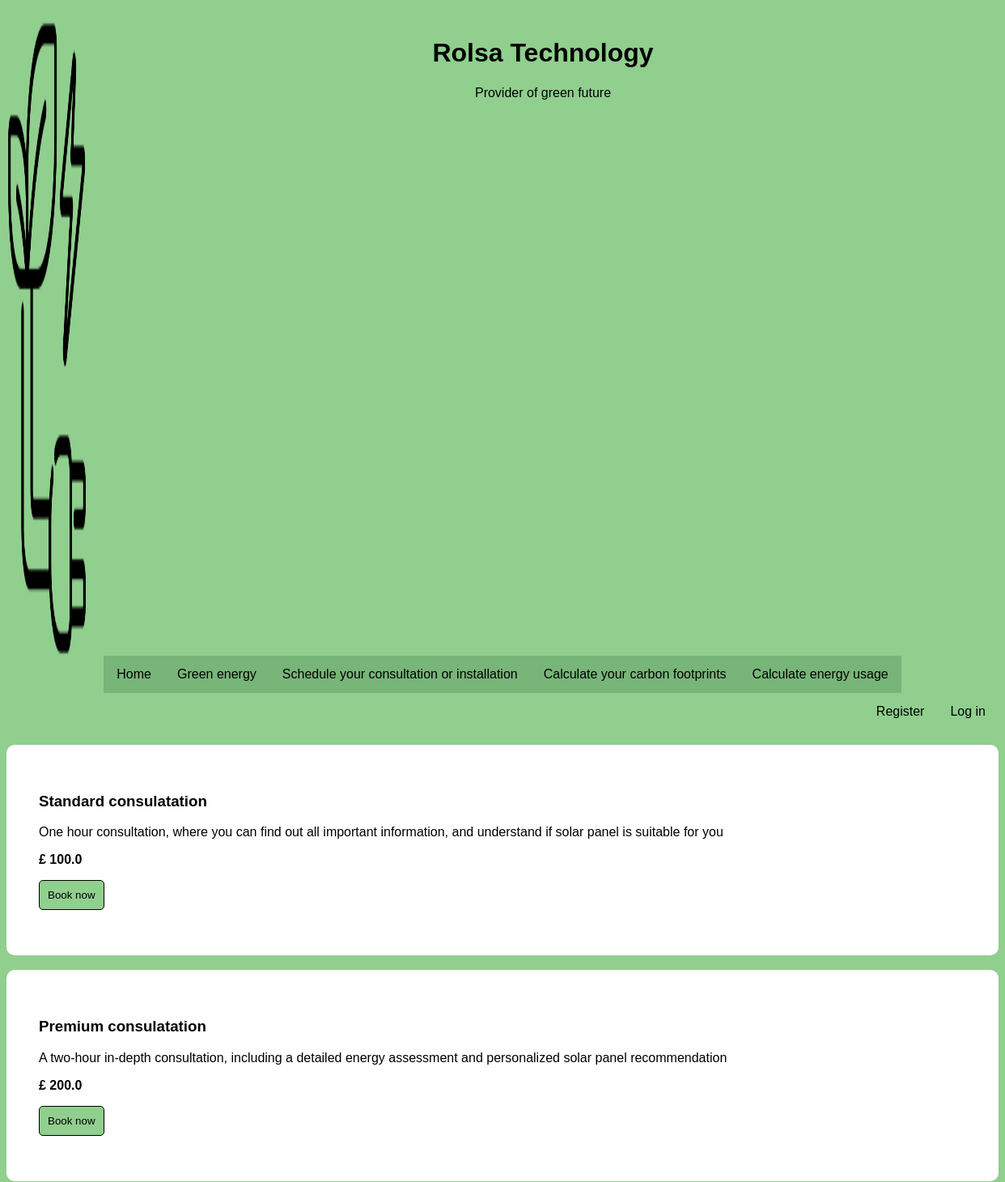
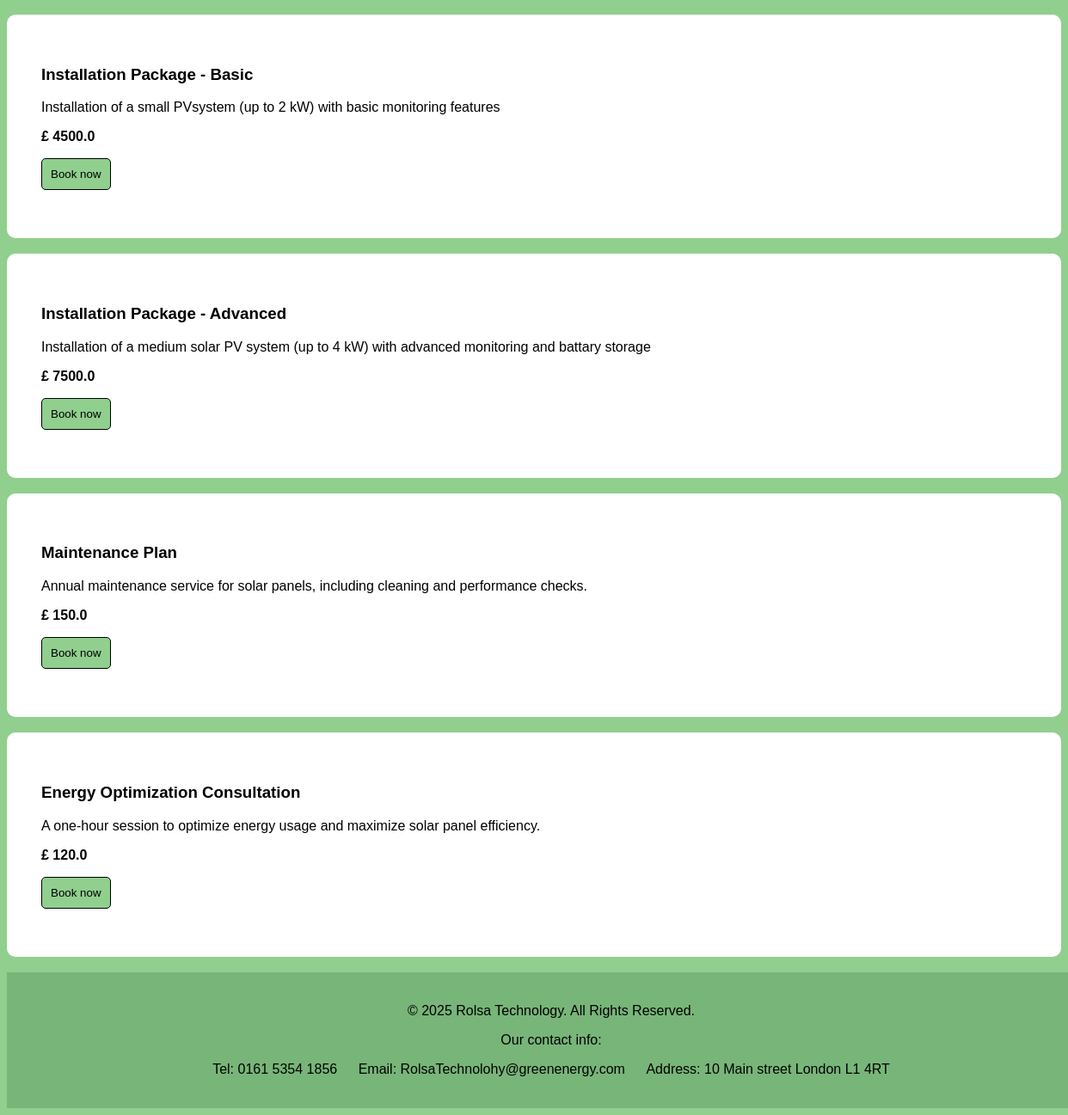
Page /tariffs on the committed database (2 pictures, top to bottom).
### tables this page shows
CREATE TABLE tblTariffs(
tariffID INTEGER PRIMARY KEY AUTOINCREMENT,
name TEXT NOT NULL,
description TEXT NOT NULL,
price REAL NOT NULL);

### app.py (the view)
@app.route('/tariffs')
def tariffs():
    with sqlite3.connect('RolsaTechnology.db') as con:
        cur=con.execute("SELECT * FROM tblTariffs")
        rows = cur.fetchall()
        tariffs = [{'id':row[0],'name': row[1], 'description': row[2], 'price': row[3]} for row in rows]
        return render_template('tariffs.html', tariffs=tariffs)

### templates/tariffs.html (shortened to what this page needs)
﻿<!DOCTYPE html>
<html lang="en" xmlns="http://www.w3.org/1999/xhtml">
<head>
    <link rel="stylesheet" href="{{url_for('static', filename='bookingstyle.css')}}">
</head>
<body>
    <header>
        <img src="{{url_for('static', filename= 'images/RolsaTechnology.png')}}" alt="Rolsa technology logo" />
        <h1>Rolsa Technology</h1>
        <p>Provider of green future</p>
    </header>
    <nav class="main">
        <ul>
            <li><a href="/">Home</a></li>
            <li><a href="/greentechnology">Green energy</a></li>
            <li><a href="/tariffs">Schedule your consultation or installation</a></li>
            <li><a href="/carbon">Calculate your carbon footprints</a></li>
            <li><a href="/energy">Calculate energy usage</a></li>
        </ul>
    </nav>
    <nav class="register">
        <ul>
            {% if session %}
            <li><a href="/profile">Profile</a></li>
            <li><a href="/logout">Logout</a></li>
            {% else %}
            <li><a href="/login">Log in</a></li>
            <li><a href="/register">Register</a></li>
            {% endif %}
        </ul>
    </nav>
    <br>
    {% if tariffs %}
    {% for tariff in tariffs %}
    <div class="container">
        <h3>{{tariff.name}}</h3>
        <p>{{tariff.description}}</p>
        <p><strong>£ {{tariff.price}}</strong></p>
        <form action="/tariffs" method="post">
            <button type="submit">Book now</button>
        </form>
    </div>
    <br>
    {% endfor %}
    {% else %}
    <p>no tariffs avalable.</p>
    {% endif %}
    <footer>
        <div class="footer-container">
        <p>&copy; 2025 Rolsa Technology. All Rights Reserved.</p>
        <p>Our contact info:</p>
        <ul>
            <li>Tel: 0161 5354 1856</li>
            <li>Email: RolsaTechnolohy@greenenergy.com</li>
            <li>Address: 10 Main street London L1 4RT</li>
        </ul>
       </div>
    </footer>
</body>
</html>

### static/bookingstyle.css (style rules this page uses)
body { font-family: Arial,sans-serif; background-color: #90cf8e; }
.container { height: auto; border-radius: 10px; box-shadow: 0px,8px,8px rgba(0,0,0,0.2); padding: 40px; background-color: white; gap:20px }
button { padding: 10px; border: 1px, solid, black; border-radius: 5px; background-color: #90cf8e; }
header { text-align: center; display: block; overflow: hidden; }
header img { float: left; width: 100px; height: 100%; display: block; }
nav ul { list-style-type: none; margin: 0; padding: 0; overflow: hidden; background-color: #78b579; }
.main { text-align: center; }
.main ul { display: inline-flex; }
.main li { float: left; }
.register ul { background-color: #90cf8e; }
.register li { float: right; }
nav li a { display: inline-block; color: black; text-align: center; padding: 14px 16px; text-decoration: none; }
footer { bottom: 0; left: 0; width: 100%; background-color: #78b579; color: black; padding: 20px; text-align: center; }
.footer-container ul { list-style: none; padding: 0; }
.footer-container ul li { display: inline; margin: 0 10px; }

### rows in the picture
tblTariffs: name "Standard consulatation", description "One hour consultation, where you can find out all important information, and understand if solar panel is suitable for you", price "100.0"
tblTariffs: name "Premium consulatation", description "A two-hour in-depth consultation, including a detailed energy assessment and personalized solar panel recommendation", price "200.0"
tblTariffs: name "Installation Package - Basic", description "Installation of a small PVsystem (up to 2 kW) with basic monitoring features", price "4500.0"
tblTariffs: name "Installation Package - Advanced", description "Installation of a medium solar PV system (up to 4 kW) with advanced monitoring and battary storage", price "7500.0"
tblTariffs: name "Maintenance Plan", description "Annual maintenance service for solar panels, including cleaning and performance checks.", price "150.0"
tblTariffs: name "Energy Optimization Consultation", description "A one-hour session to optimize energy usage and maximize solar panel efficiency.", price "120.0"
